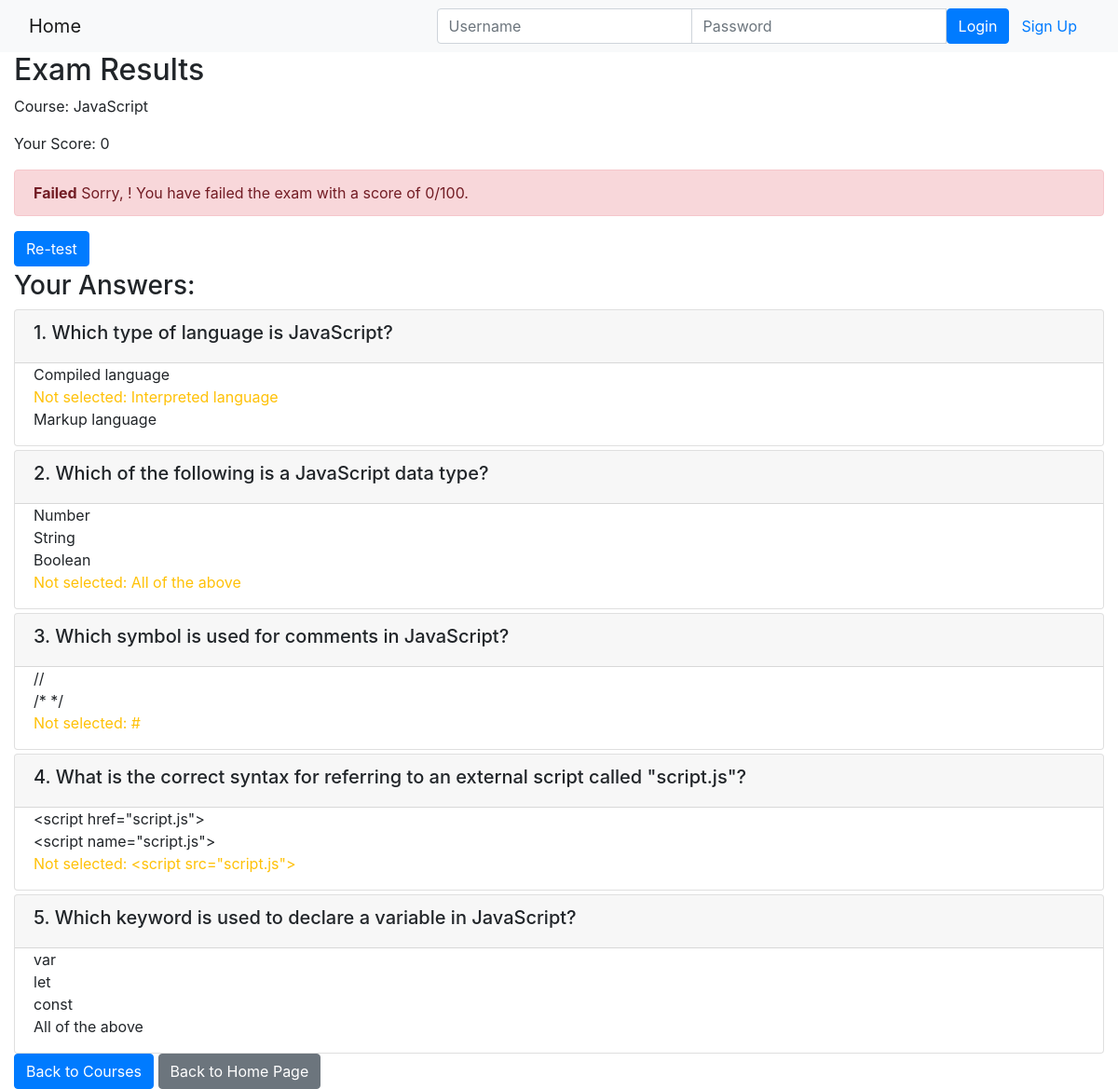
The page /course/4/submission/4/result/ on the database its author committed.
### onlinecourse/models.py (models this page shows, shortened)
class Course(models.Model):
    name = models.CharField(null=False, max_length=30, default='online course')
    image = models.ImageField(upload_to='course_images/')
    description = models.CharField(max_length=1000)
    pub_date = models.DateField(null=True)
    instructors = models.ManyToManyField(Instructor)
    users = models.ManyToManyField(settings.AUTH_USER_MODEL, through='Enrollment')
    total_enrollment = models.IntegerField(default=0)
    is_enrolled = False

class Question(models.Model):
    course = models.ForeignKey(Course, on_delete=models.CASCADE)
    content = models.CharField(max_length=200)
    grade = models.IntegerField(default=50)

class Choice(models.Model):
    question = models.ForeignKey(Question, on_delete=models.CASCADE)
    content = models.CharField(max_length=200)
    is_correct = models.BooleanField(default=False)

### onlinecourse/views.py (the view)
# urls.py: path('course/<int:course_id>/submission/<int:submission_id>/result/', views.show_exam_result, name="exam_result"),
def show_exam_result(request, course_id, submission_id):
    course = get_object_or_404(Course, pk=course_id)
    submission = get_object_or_404(Submission, pk=submission_id)
    choices = submission.choices.all()
    total_score = sum(choice.question.grade for choice in choices if choice.is_correct)
    context = {
        'course': course,
        'grade': total_score,
        'choices': choices,
    }
    return render(request, 'onlinecourse/exam_result_bootstrap.html', context)

### onlinecourse/templates/onlinecourse/exam_result_bootstrap.html (shortened to what this page needs)
{% extends "base.html" %}
{% block content %}
    <h2>Exam Results</h2>
    <p>Course: {{ course.name }}</p>
    <p>Your Score: {{ grade }}</p>
    {% if grade > 80 %}
    <div class="alert alert-success">
        <b>Congratulations, {{ user.first_name }}!</b> You have passed the exam and completed the course with a score of {{ grade }}/100.
    </div>
    {% else %}
    <div class="alert alert-danger">
        <b>Failed</b> Sorry, {{ user.first_name }}! You have failed the exam with a score of {{ grade }}/100.
    </div>
    <a class="btn btn-primary text-bold" href="{% url 'onlinecourse:exam_page' course.id %}">Re-test</a>
    {% endif %}
    <div class="card-columns-vertical mt-1">
        <h3>Your Answers:</h3>
        {% for question in course.question_set.all %}
        <div class="card mt-1">
            <div class="card-header"><h5>{{ question.content }}</h5></div>
            <div class="form-group">
                {% for choice in question.choice_set.all %}
                <div class="form-check">
                    {% if choice.is_correct and choice in choices %}
                    <div class="text-success">Correct answer: {{ choice.content }}</div>
                    {% elif choice.is_correct and not choice in choices %}
                    <div class="text-warning">Not selected: {{ choice.content }}</div>
                    {% elif not choice.is_correct and choice in choices %}
                    <div class="text-danger">Wrong answer: {{ choice.content }}</div>
                    {% else %}
                    <div>{{ choice.content }}</div>
                    {% endif %}
                </div>
                {% endfor %}
            </div>
        </div>
        {% endfor %}
    </div>
    <a href="{% url 'onlinecourse:course_details' course.id %}" class="btn btn-primary">Back to Courses</a>
    <a href="{% url 'onlinecourse:index' %}" class="btn btn-secondary">Back to Home Page</a>
{% endblock %}

### rows shown on the page
Course: name "JavaScript"
Question: content "1. Which type of language is JavaScript?"
Choice: content "Compiled language"
Choice: content "Interpreted language"
Choice: content "Markup language"
Question: content "2. Which of the following is a JavaScript data type?"
Choice: content "Number"
Choice: content "String"
Choice: content "Boolean"
Choice: content "All of the above"
Question: content "3. Which symbol is used for comments in JavaScript?"
Choice: content "//"
Choice: content "/* */"
Choice: content "#"
Question: content "4. What is the correct syntax for referring to an external script called \"script.js\"?"
Choice: content "<script href=\"script.js\">"
Choice: content "<script name=\"script.js\">"
Choice: content "<script src=\"script.js\">"
Question: content "5. Which keyword is used to declare a variable in JavaScript?"
Choice: content "var"
Choice: content "let"
Choice: content "const"
Choice: content "All of the above"

### other values the page prints
{{ grade }} "0"
